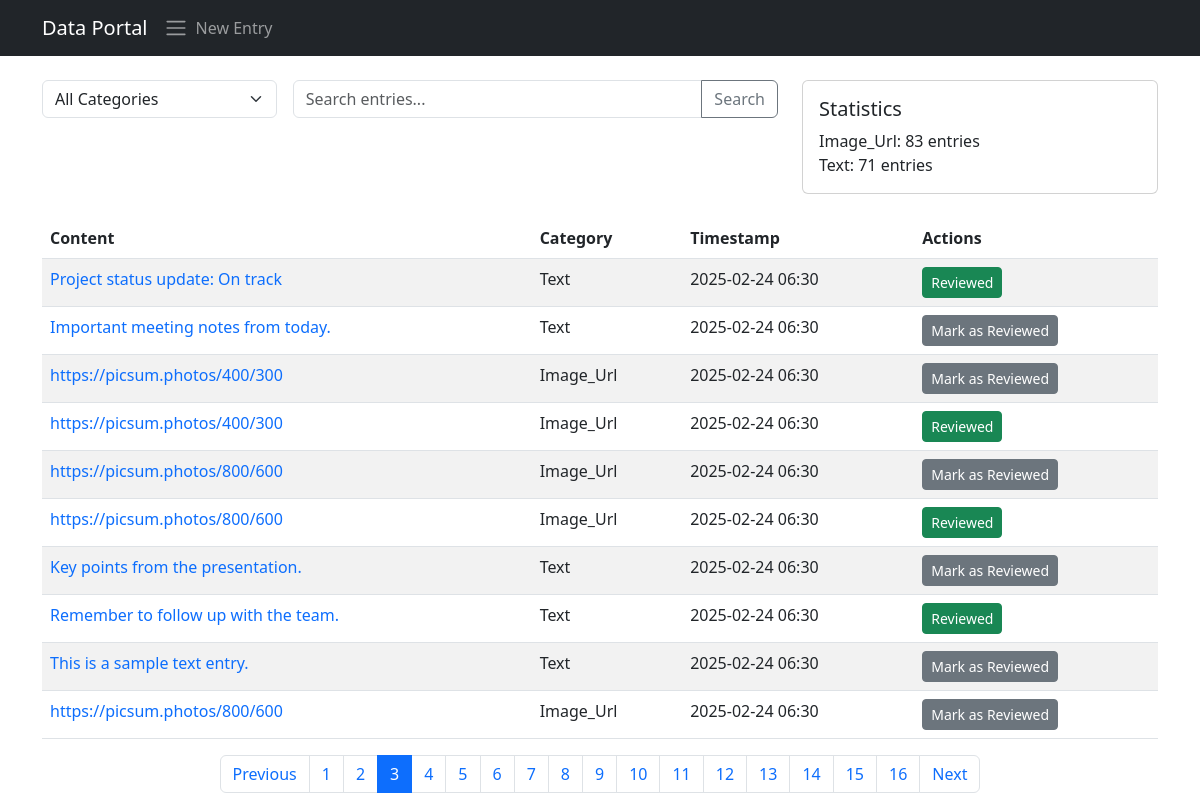
/?page=3, run on the app's committed database.
### entries/models.py (models this page shows, shortened)
class DataEntry(models.Model):
    CATEGORY_CHOICES = [
        ('text', 'Text'),
        ('image_url', 'Image URL'),
    ]
    content = models.TextField(help_text='Enter the content or URL')
    category = models.CharField(max_length=20, choices=CATEGORY_CHOICES, default='text')
    is_reviewed = models.BooleanField(default=False)
    timestamp = models.DateTimeField(auto_now_add=True)
    class Meta:
        verbose_name_plural = 'Data Entries'
        ordering = ['-timestamp']

### entries/views.py (the view)
# urls.py: path('', views.entry_list, name='entry_list'),
def entry_list(request):
    category_filter = request.GET.get('category')
    search_query = request.GET.get('search')
    entries = DataEntry.objects.all()
    if category_filter:
        entries = entries.filter(category=category_filter)
    if search_query:
        entries = entries.filter(content__icontains=search_query)
    paginator = Paginator(entries, 10)  # Show 10 entries per page
    page_number = request.GET.get('page')
    page_obj = paginator.get_page(page_number)
    category_stats = DataEntry.objects.values('category').annotate(count=Count('id'))
    context = {
        'page_obj': page_obj,
        'category_stats': category_stats,
        'category_filter': category_filter,
        'search_query': search_query,
    }
    return render(request, 'entries/entry_list.html', context)

### entries/templates/entries/entry_list.html (shortened to what this page needs)
{% extends 'entries/base.html' %}
{% block content %}
<div class="row mb-4">
    <div class="col-md-8">
        <form method="get" class="row g-3">
            <div class="col-md-4">
                <select name="category" class="form-select" onchange="this.form.submit()" title="Filter entries by category" aria-label="Filter entries by category">
                    <option value="">All Categories</option>
                </select>
            </div>
            <div class="col-md-8">
                <div class="input-group">
                    <input type="text" name="search" class="form-control" placeholder="Search entries..." value="{{ search_query|default:'' }}">
                    <button class="btn btn-outline-secondary" type="submit">Search</button>
                </div>
            </div>
        </form>
    </div>
    <div class="col-md-4">
        <div class="card">
            <div class="card-body">
                <h5 class="card-title">Statistics</h5>
                <ul class="list-unstyled mb-0">
                    {% for stat in category_stats %}
                    <li>{{ stat.category|title }}: {{ stat.count }} entries</li>
                    {% endfor %}
                </ul>
            </div>
        </div>
    </div>
</div>
<div class="table-responsive">
    <table class="table table-striped">
        <thead>
            <tr>
                <th>Content</th>
                <th>Category</th>
                <th>Timestamp</th>
                <th>Actions</th>
            </tr>
        </thead>
        <tbody>
            {% for entry in page_obj %}
            <tr>
                <td><a href="{% url 'entry_detail' entry.id %}" class="text-decoration-none">{{ entry.content }}</a></td>
                <td>{{ entry.category|title }}</td>
                <td>{{ entry.timestamp|date:"Y-m-d H:i" }}</td>
                <td>
                    <button class="btn btn-sm btn-{{ entry.is_reviewed|yesno:'success,secondary' }}"
                            hx-post="{% url 'toggle_review' entry.id %}"
                            hx-swap="outerHTML"
                            hx-headers='{"X-CSRFToken": "{{ csrf_token }}"}'>
                        {{ entry.is_reviewed|yesno:'Reviewed,Mark as Reviewed' }}
                    </button>
                </td>
            </tr>
            {% empty %}
            <tr>
                <td colspan="4" class="text-center">No entries found.</td>
            </tr>
            {% endfor %}
        </tbody>
    </table>
</div>
{% if page_obj.paginator.num_pages > 1 %}
<nav aria-label="Page navigation">
    <ul class="pagination justify-content-center">
        {% if page_obj.has_previous %}
        <li class="page-item">
            <a class="page-link" href="?page={{ page_obj.previous_page_number }}{% if category_filter %}&category={{ category_filter }}{% endif %}{% if search_query %}&search={{ search_query }}{% endif %}">Previous</a>
        </li>
        {% endif %}
        {% for num in page_obj.paginator.page_range %}
        <li class="page-item {% if num == page_obj.number %}active{% endif %}">
            <a class="page-link" href="?page={{ num }}{% if category_filter %}&category={{ category_filter }}{% endif %}{% if search_query %}&search={{ search_query }}{% endif %}">{{ num }}</a>
        </li>
        {% endfor %}
        {% if page_obj.has_next %}
        <li class="page-item">
            <a class="page-link" href="?page={{ page_obj.next_page_number }}{% if category_filter %}&category={{ category_filter }}{% endif %}{% if search_query %}&search={{ search_query }}{% endif %}">Next</a>
        </li>
        {% endif %}
    </ul>
</nav>
{% endif %}
{% endblock %}

### data on the page
DataEntry: content "Project status update: On track", category "Text", timestamp "2025-02-24 06:30", is_reviewed "Reviewed"
DataEntry: content "Important meeting notes from today.", category "Text", timestamp "2025-02-24 06:30", is_reviewed "Mark as Reviewed"
DataEntry: content "https://picsum.photos/400/300", category "Image_Url", timestamp "2025-02-24 06:30", is_reviewed "Mark as Reviewed"
DataEntry: content "https://picsum.photos/400/300", category "Image_Url", timestamp "2025-02-24 06:30", is_reviewed "Reviewed"
DataEntry: content "https://picsum.photos/800/600", category "Image_Url", timestamp "2025-02-24 06:30", is_reviewed "Mark as Reviewed"
DataEntry: content "https://picsum.photos/800/600", category "Image_Url", timestamp "2025-02-24 06:30", is_reviewed "Reviewed"
DataEntry: content "Key points from the presentation.", category "Text", timestamp "2025-02-24 06:30", is_reviewed "Mark as Reviewed"
DataEntry: content "Remember to follow up with the team.", category "Text", timestamp "2025-02-24 06:30", is_reviewed "Reviewed"
DataEntry: content "This is a sample text entry.", category "Text", timestamp "2025-02-24 06:30", is_reviewed "Mark as Reviewed"
DataEntry: content "https://picsum.photos/800/600", category "Image_Url", timestamp "2025-02-24 06:30", is_reviewed "Mark as Reviewed"

### other printed values
{{ stat.category|title }} "Image_Url" "Text"
{{ stat.count }} "83" "71"
{{ num }} "1" "2" "3" "4" "5" "6" "7" "8" "9" "10" "11" "12" "13" "14" "15" "16"
